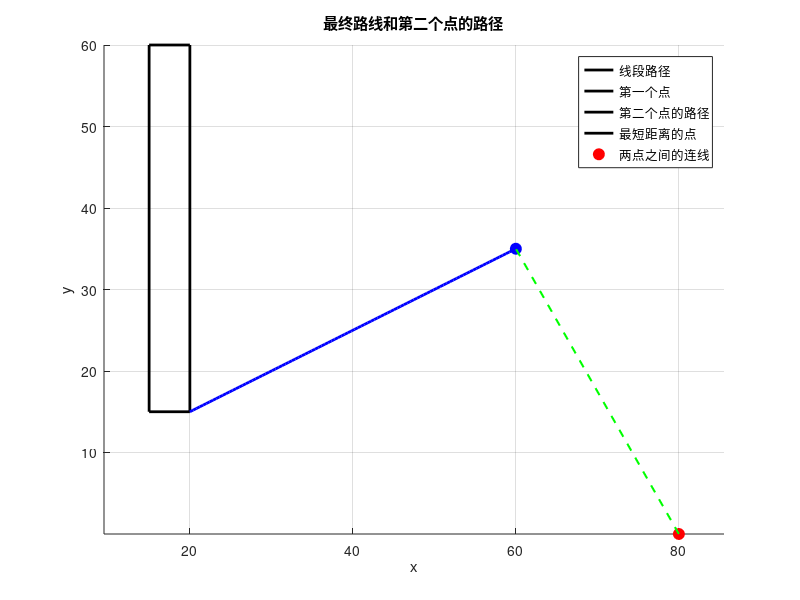

This chart was generated by the following MATLAB code:

% 已知点和线段的坐标
point1 = [80, 0];
line_segment = [20, 60; 15, 15; 35, 35];

% 在路径上生成点2的坐标
point2_x = linspace(20, 60, 100);
point2_y = linspace(15, 35, 100);

% 计算每个候选点与给定点之间的距离
distances = zeros(length(point2_x), 1);
for i = 1:length(point2_x)
    distances(i) = norm([point2_x(i), point2_y(i)] - point1);
end

% 找到距离最短的点
[min_distance, min_index] = min(distances);
optimal_point2 = [point2_x(min_index), point2_y(min_index)];

% 绘图
figure;
hold on;

% 绘制线段路径
plot([line_segment(1, 1) line_segment(2, 1)], [line_segment(1, 2) line_segment(1, 2)], 'k', 'LineWidth', 2);
plot([line_segment(1, 1) line_segment(2, 1)], [line_segment(2, 2) line_segment(2, 2)], 'k', 'LineWidth', 2);
plot([line_segment(1, 1) line_segment(1, 1)], [line_segment(1, 2) line_segment(2, 2)], 'k', 'LineWidth', 2);
plot([line_segment(2, 1) line_segment(2, 1)], [line_segment(1, 2) line_segment(2, 2)], 'k', 'LineWidth', 2);

% 绘制第一个点
plot(point1(1), point1(2), 'ro', 'MarkerSize', 8, 'MarkerFaceColor', 'r');

% 绘制点2的路径
plot(point2_x, point2_y, 'b-', 'LineWidth', 2);

% 绘制最短距离的点
plot(optimal_point2(1), optimal_point2(2), 'bo', 'MarkerSize', 8, 'MarkerFaceColor', 'b');

% 绘制两点之间的连线
plot([point1(1) optimal_point2(1)], [point1(2) optimal_point2(2)], 'g--', 'LineWidth', 1.5);

% 设置图形属性
title('最终路线和第二个点的路径');
xlabel('x');
ylabel('y');
legend('线段路径', '第一个点', '第二个点的路径', '最短距离的点', '两点之间的连线');
axis equal;
grid on;
hold off;

% 计算点到线段的距离
function distance = point_to_line_segment_distance(point, line_segment)
    x1 = line_segment(1, 1);
    x2 = line_segment(2, 1);
    y1 = line_segment(1, 2);
    y2 = line_segment(2, 2);

    x0 = point(1);
    y0 = point(2);

    numerator = abs((y2 - y1) * x0 - (x2 - x1) * y0 + x2 * y1 - y2 * x1);
    denominator = sqrt((y2 - y1)^2 + (x2 - x1)^2);

    distance = numerator / denominator;
end
